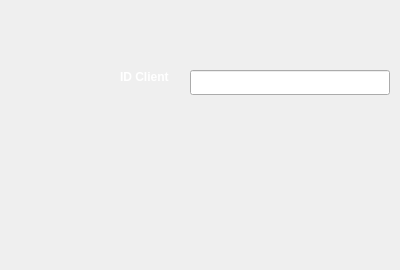
    <widget class="QWidget" name="page_20">
     <widget class="QPushButton" name="SupprimerID_5">
      <property name="geometry">
       <rect>
        <x>320</x>
        <y>130</y>
        <width>71</width>
        <height>23</height>
       </rect>
      </property>
      <property name="styleSheet">
       <string notr="true">QPushButton {
            color: white;
            border-image: url(:/img/supp.png) 3 10 3 10;
            border-top: 3px transparent;
            border-bottom: 3px transparent;
            border-right: 10px transparent;
            border-left: 10px transparent;
        }</string>
      </property>
      <property name="text">
       <string/>
      </property>
     </widget>
     <widget class="QPushButton" name="ModifierID_7">
      <property name="geometry">
       <rect>
        <x>190</x>
        <y>130</y>
        <width>71</width>
        <height>23</height>
       </rect>
      </property>
      <property name="styleSheet">
       <string notr="true">QPushButton {
            color: white;
            border-image: url(:/img/modifier.png) 3 10 3 10;
            border-top: 3px transparent;
            border-bottom: 3px transparent;
            border-right: 10px transparent;
            border-left: 10px transparent;
        }</string>
      </property>
      <property name="text">
       <string/>
      </property>
     </widget>
     <widget class="QLineEdit" name="lineEdit_ID_client_com">
      <property name="geometry">
       <rect>
        <x>190</x>
        <y>70</y>
        <width>200</width>
        <height>25</height>
       </rect>
      </property>
     </widget>
     <widget class="QLabel" name="Donner_ID_5">
      <property name="geometry">
       <rect>
        <x>120</x>
        <y>70</y>
        <width>71</width>
        <height>39</height>
       </rect>
      </property>
      <property name="minimumSize">
       <size>
        <width>7</width>
        <height>0</height>
       </size>
      </property>
      <property name="text">
       <string>&lt;html&gt;&lt;head/&gt;&lt;body&gt;&lt;p&gt;&lt;span style=&quot; font-weight:600; color:#ffffff;&quot;&gt;ID Client&lt;/span&gt;&lt;/p&gt;&lt;p&gt;&lt;br/&gt;&lt;/p&gt;&lt;/body&gt;&lt;/html&gt;</string>
      </property>
     </widget>
     <widget class="QPushButton" name="Sretour_5">
      <property name="geometry">
       <rect>
        <x>100</x>
        <y>210</y>
        <width>51</width>
        <height>51</height>
       </rect>
      </property>
      <property name="styleSheet">
       <string notr="true">QPushButton {
            color: white;
            border-image: url(:/img/fleche.png) 3 10 3 10;
            border-top: 3px transparent;
            border-bottom: 3px transparent;
            border-right: 10px transparent;
            border-left: 10px transparent;
        }</string>
      </property>
      <property name="text">
       <string/>
      </property>
     </widget>
    </widget>
